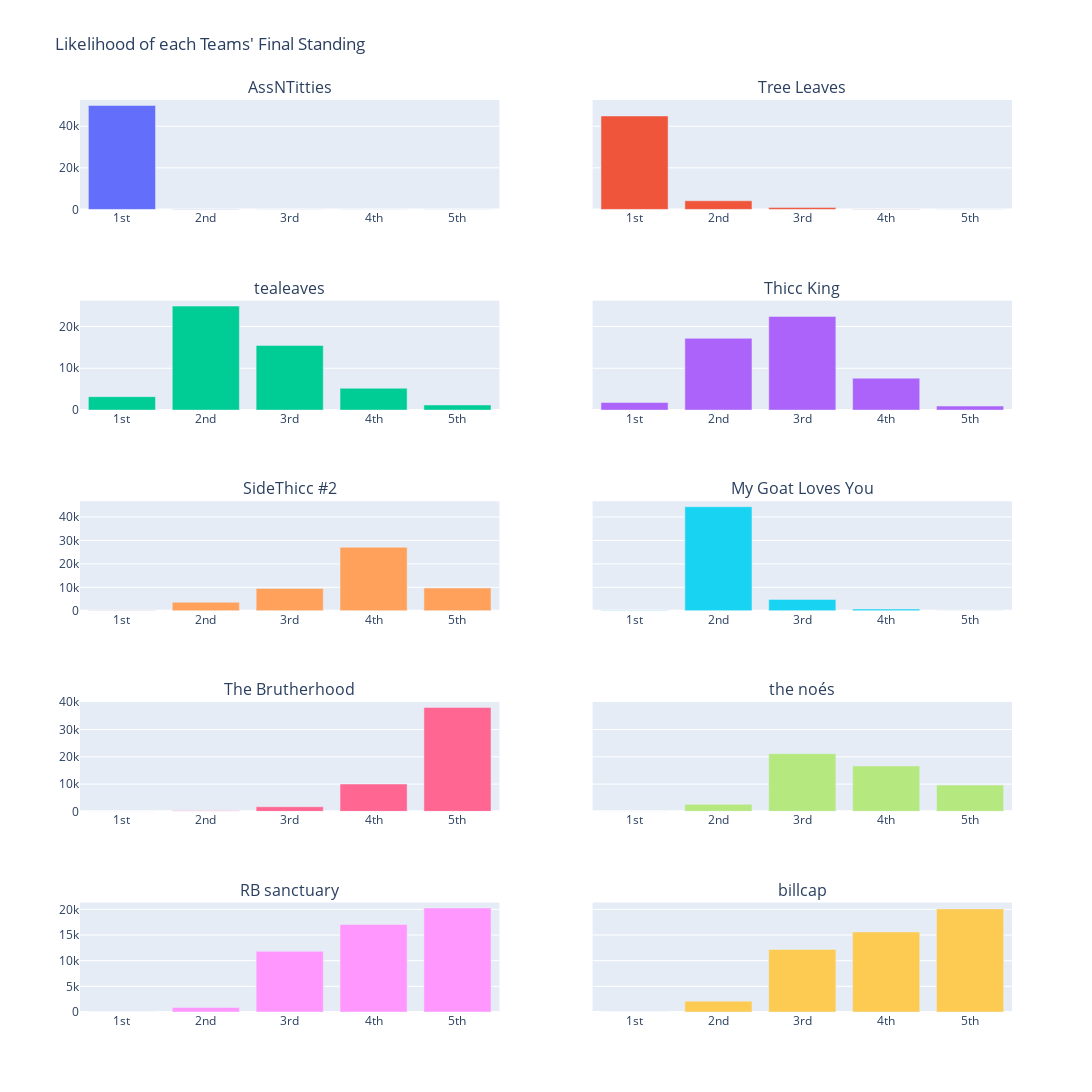

This figure's notebook cell:
### Markdown cell above
We see from the simulation output above the playoff likelihoods for each team. We can also see this output visually below before diving into it in our final cell.

### Code cell
LEAGUE.build_team_point_models()

fig = make_subplots(rows=5, cols=2, shared_yaxes=True,
                    subplot_titles=LEAGUE.get_names_for_plotting())

teams = [team for team in LEAGUE.standings]

for i in range(5):
    for j in range(1, 3):
        current = teams[(i+i+j)-1]
        fig.add_trace(
            go.Bar(y=final_standing[current.roster_id],
                   x=["1st", "2nd", "3rd", "4th", "5th"]),
            i+1, j
        )

fig.update_layout(title="Likelihood of each Teams' Final Standing",
                  showlegend=False,
                  height=2000, width=1500
                  )

fig.show()

### Figure 1 — Plotly figure (JSON) as saved in the notebook; plotly's stock layout.template omitted (floating-point values rounded to 4 significant figures)
{"data": [{"type": "bar", "x": ["1st", "2nd", "3rd", "4th", "5th"], "xaxis": "x", "y": [49958, 42, 0, 0, 0], "yaxis": "y"}, {"type": "bar", "x": ["1st", "2nd", "3rd", "4th", "5th"], "xaxis": "x2", "y": [44905, 4158, 903, 34, 0], "yaxis": "y2"}, {"type": "bar", "x": ["1st", "2nd", "3rd", "4th", "5th"], "xaxis": "x3", "y": [3213, 24876, 15475, 5218, 1218], "yaxis": "y3"}, {"type": "bar", "x": ["1st", "2nd", "3rd", "4th", "5th"], "xaxis": "x4", "y": [1813, 17174, 22408, 7640, 965], "yaxis": "y4"}, {"type": "bar", "x": ["1st", "2nd", "3rd", "4th", "5th"], "xaxis": "x5", "y": [69, 3603, 9518, 27103, 9707], "yaxis": "y5"}, {"type": "bar", "x": ["1st", "2nd", "3rd", "4th", "5th"], "xaxis": "x6", "y": [42, 44392, 4826, 724, 16], "yaxis": "y6"}, {"type": "bar", "x": ["1st", "2nd", "3rd", "4th", "5th"], "xaxis": "x7", "y": [0, 189, 1696, 10005, 38110], "yaxis": "y7"}, {"type": "bar", "x": ["1st", "2nd", "3rd", "4th", "5th"], "xaxis": "x8", "y": [0, 2573, 21163, 16634, 9630], "yaxis": "y8"}, {"type": "bar", "x": ["1st", "2nd", "3rd", "4th", "5th"], "xaxis": "x9", "y": [0, 881, 11817, 17042, 20260], "yaxis": "y9"}, {"type": "bar", "x": ["1st", "2nd", "3rd", "4th", "5th"], "xaxis": "x10", "y": [0, 2112, 12194, 15600, 20094], "yaxis": "y10"}], "layout": {"annotations": [{"font": {"size": 16}, "showarrow": false, "text": "AssNTitties", "x": 0.225, "xanchor": "center", "xref": "paper", "y": 1, "yanchor": "bottom", "yref": "paper"}, {"font": {"size": 16}, "showarrow": false, "text": "Tree Leaves", "x": 0.775, "xanchor": "center", "xref": "paper", "y": 1, "yanchor": "bottom", "yref": "paper"}, {"font": {"size": 16}, "showarrow": false, "text": "tealeaves", "x": 0.225, "xanchor": "center", "xref": "paper", "y": 0.78, "yanchor": "bottom", "yref": "paper"}, {"font": {"size": 16}, "showarrow": false, "text": "Thicc King", "x": 0.775, "xanchor": "center", "xref": "paper", "y": 0.78, "yanchor": "bottom", "yref": "paper"}, {"font": {"size": 16}, "showarrow": false, "text": "SideThicc #2", "x": 0.225, "xanchor": "center", "xref": "paper", "y": 0.56, "yanchor": "bottom", "yref": "paper"}, {"font": {"size": 16}, "showarrow": false, "text": "My Goat Loves You", "x": 0.775, "xanchor": "center", "xref": "paper", "y": 0.56, "yanchor": "bottom", "yref": "paper"}, {"font": {"size": 16}, "showarrow": false, "text": "The Brutherhood", "x": 0.225, "xanchor": "center", "xref": "paper", "y": 0.34, "yanchor": "bottom", "yref": "paper"}, {"font": {"size": 16}, "showarrow": false, "text": "the noés", "x": 0.775, "xanchor": "center", "xref": "paper", "y": 0.34, "yanchor": "bottom", "yref": "paper"}, {"font": {"size": 16}, "showarrow": false, "text": "RB sanctuary", "x": 0.225, "xanchor": "center", "xref": "paper", "y": 0.12, "yanchor": "bottom", "yref": "paper"}, {"font": {"size": 16}, "showarrow": false, "text": "billcap", "x": 0.775, "xanchor": "center", "xref": "paper", "y": 0.12, "yanchor": "bottom", "yref": "paper"}], "height": 2000, "showlegend": false, "title": {"text": "Likelihood of each Teams' Final Standing"}, "width": 1500, "xaxis": {"anchor": "y", "domain": [0, 0.45]}, "xaxis10": {"anchor": "y10", "domain": [0.55, 1]}, "xaxis2": {"anchor": "y2", "domain": [0.55, 1]}, "xaxis3": {"anchor": "y3", "domain": [0, 0.45]}, "xaxis4": {"anchor": "y4", "domain": [0.55, 1]}, "xaxis5": {"anchor": "y5", "domain": [0, 0.45]}, "xaxis6": {"anchor": "y6", "domain": [0.55, 1]}, "xaxis7": {"anchor": "y7", "domain": [0, 0.45]}, "xaxis8": {"anchor": "y8", "domain": [0.55, 1]}, "xaxis9": {"anchor": "y9", "domain": [0, 0.45]}, "yaxis": {"anchor": "x", "domain": [0.88, 1]}, "yaxis10": {"anchor": "x10", "domain": [0, 0.12], "matches": "y9", "showticklabels": false}, "yaxis2": {"anchor": "x2", "domain": [0.88, 1], "matches": "y", "showticklabels": false}, "yaxis3": {"anchor": "x3", "domain": [0.66, 0.78]}, "yaxis4": {"anchor": "x4", "domain": [0.66, 0.78], "matches": "y3", "showticklabels": false}, "yaxis5": {"anchor": "x5", "domain": [0.44, 0.56]}, "yaxis6": {"anchor": "x6", "domain": [0.44, 0.56], "matches": "y5", "showticklabels": false}, "yaxis7": {"anchor": "x7", "domain": [0.22, 0.34]}, "yaxis8": {"anchor": "x8", "domain": [0.22, 0.34], "matches": "y7", "showticklabels": false}, "yaxis9": {"anchor": "x9", "domain": [0, 0.12]}}}
